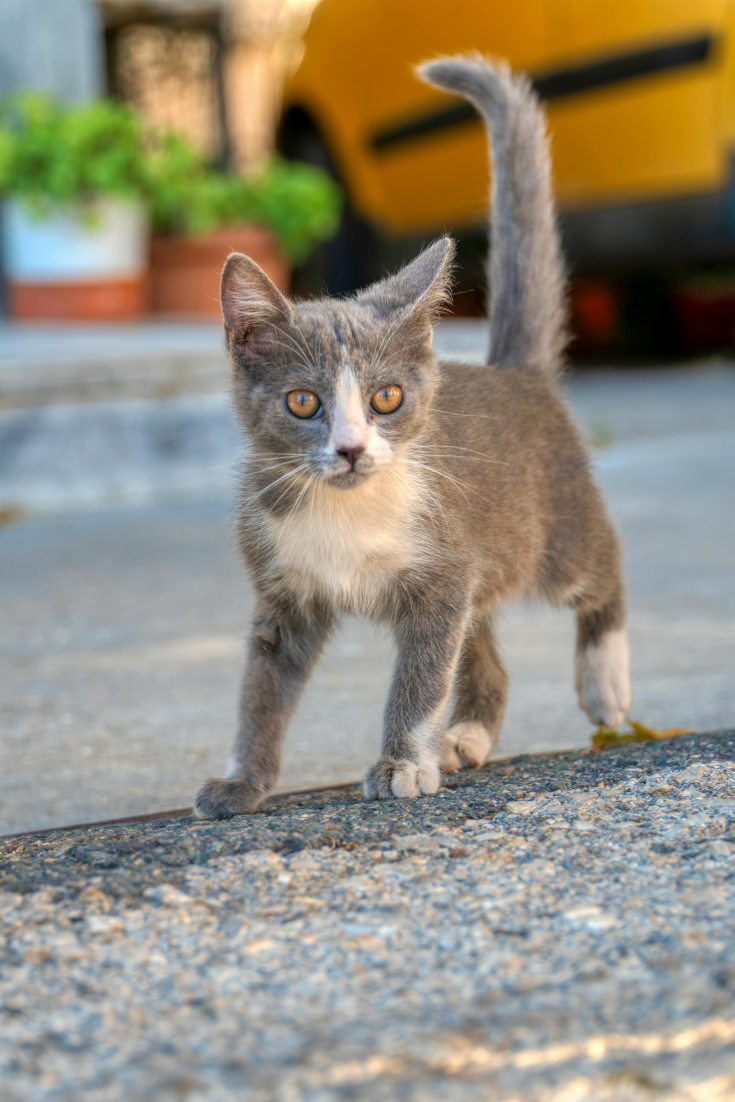
#> input picture Class_Codes/17_March_CV_MAMSADAF/pexels-alexravvas-26611787.jpg, 3671 x 5506 px, found by its file name (shown at 1/5 size)
$ jupyter execute laplacian.ipynb   (older library calls are emulated)
#> lines starting #> are read from the running program, lines starting #| are printed output that depends on the picture; after the words box and inside, x2 and y2 are one past the last pixel; in counts of white or black regions, pixels touching at a corner belong together
[cell 1]
import numpy as np
import cv2
import matplotlib.pyplot as plt

[cell 2]
img = cv2.imread('pexels-alexravvas-26611787.jpg', cv2.IMREAD_GRAYSCALE)
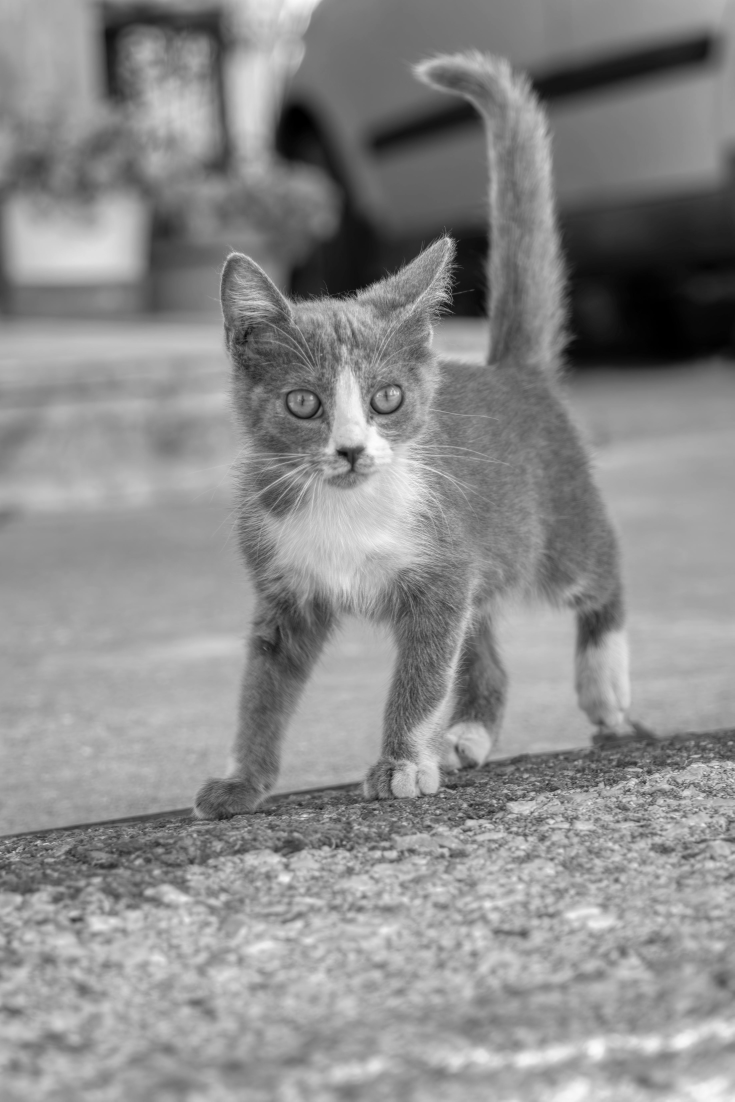
#> img: shape (5506, 3671) (shown at 1/5 size); min 0, max 255, mean 139.5
resized_img = cv2.resize(img, (500, 500))
resized_img2 = resized_img.copy()

[cell 3]
g_blur = cv2.GaussianBlur(resized_img, (5, 5), 1.4) # image, kernel size, sigma
canny_edges = cv2.Canny(g_blur, 100, 200, apertureSize=3) # image, lower threshold, upper threshold, size of Sobel kernel
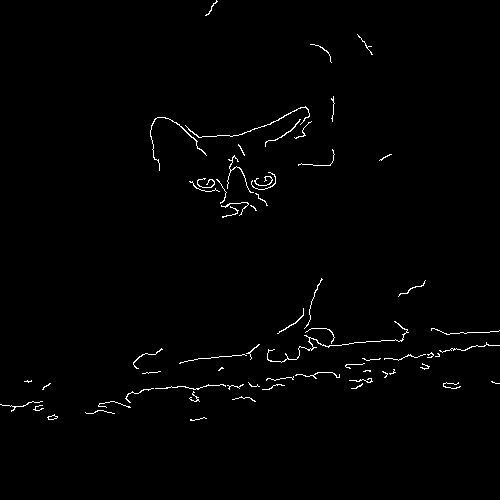
#> canny_edges: shape (500, 500); 1.1% white in thin lines or dots, all inside (x1, y1, x2, y2) = (0, 0, 500, 421)
laplacian_edges = cv2.Laplacian(g_blur,-1,ksize=5, scale=1, delta=0, borderType=cv2.BORDER_DEFAULT) # image, depth, kernel size, scale, delta, border type
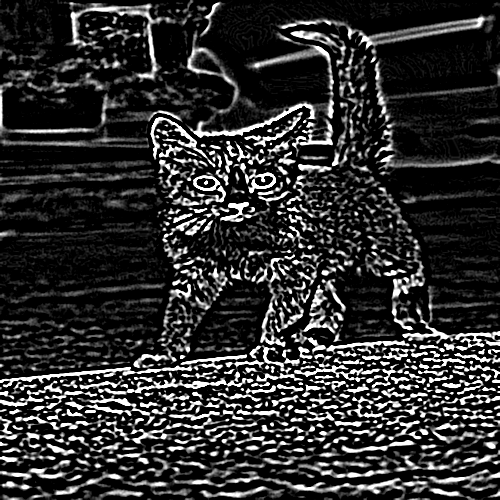
#> laplacian_edges: shape (500, 500); min 0, max 255, mean 47

[cell 4]
plt.figure(figsize=(10, 8))
plt.subplot(1, 3, 1)
plt.imshow(resized_img2, cmap='gray')
plt.title('Original Image')
plt.subplot(1, 3, 2)
plt.imshow(canny_edges, cmap='gray')
plt.title('Canny Edges')
plt.subplot(1, 3, 3)
plt.imshow(laplacian_edges, cmap='gray')
plt.title('Laplacian Edges')
plt.show()

[cell 5]
pos4 = np.array([[0, 1, 0],
                [1, -4, 1],
                [0, 1, 0]], dtype=np.float32)

neg4 = np.array([[0, -1, 0],
                [-1, 4, -1],
                [0, -1, 0]], dtype=np.float32)

pos8 = np.array([[1, 1, 1],
                [1, -8, 1],
                [1, 1, 1]], dtype=np.float32)

neg8 = np.array([[-1, -1, -1],
                [-1, 8, -1],
                [-1, -1, -1]], dtype=np.float32)

[cell 6]
lap_pos4 = cv2.filter2D(resized_img, -1, pos4) # image, depth means same output size as original, kernel
lap_neg4 = cv2.filter2D(resized_img, -1, neg4)
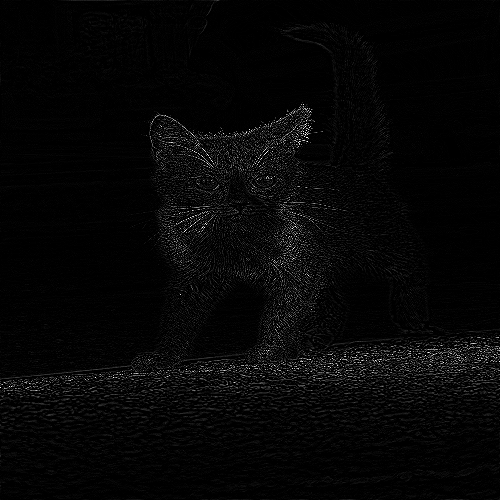
#> lap_neg4: shape (500, 500); min 0, max 255, mean 6.3
lap_pos8 = cv2.filter2D(resized_img, -1, pos8)
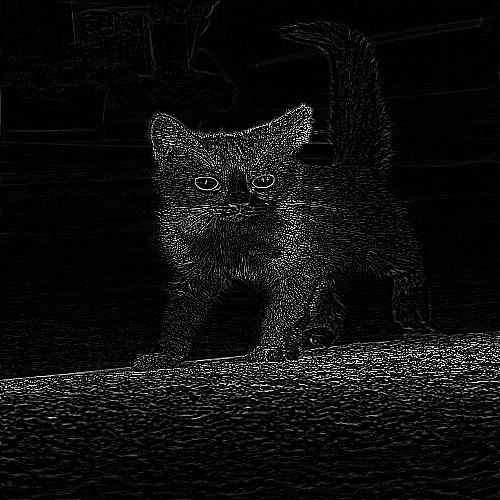
#> lap_pos8: shape (500, 500); min 0, max 255, mean 14.3
lap_neg8 = cv2.filter2D(resized_img, -1, neg8)
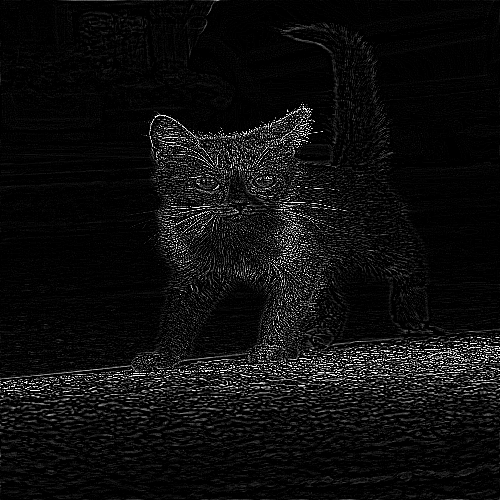
#> lap_neg8: shape (500, 500); min 0, max 255, mean 14.3

[cell 7]
titles = ['Original Image', 'Laplacian +4', 'Laplacian -4', 'Laplacian +8', 'Laplacian -8']
images = [resized_img, lap_pos4, lap_neg4, lap_pos8, lap_neg8]

for i in range(5):
    plt.subplot(2, 3, i+1)
    plt.imshow(images[i], cmap='gray')
    plt.title(titles[i])
    plt.axis('off')

plt.show()

# **Task 1 images with 3 output types**

[cell 8]
image16s = cv2.Laplacian(g_blur, cv2.CV_16S, ksize=5, scale=1, delta=0, borderType=cv2.BORDER_DEFAULT)
image32f = cv2.Laplacian(g_blur, cv2.CV_32F, ksize=5, scale=1, delta=0, borderType=cv2.BORDER_DEFAULT)
image8u = cv2.Laplacian(g_blur, cv2.CV_8U, ksize=5, scale=1, delta=0, borderType=cv2.BORDER_DEFAULT)

[cell 9]
plt.figure(figsize=(10,5))
plt.subplot(131)
plt.imshow(image16s, cmap='gray')
plt.title('Type CV_16S')
plt.axis('off')
plt.subplot(132)
plt.imshow(image32f, cmap='gray')
plt.title('Type CV_32F')
plt.axis('off')
plt.subplot(133)
plt.imshow(image8u, cmap='gray')
plt.title('Type CV_8U')
plt.axis('off')
plt.show()

# **Task 2 Border Types**

[cell 10]
#pad with consntant value (0)
constant = cv2.Laplacian(g_blur, cv2.CV_64F, ksize=5, scale=1, delta=0, borderType=cv2.BORDER_CONSTANT)
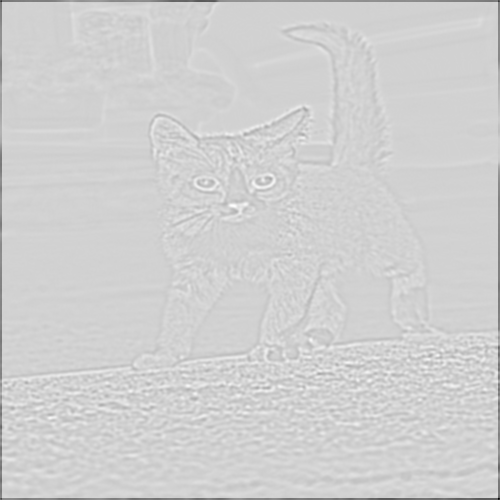
#> constant: shape (500, 500) float64; min -6974, max 1508, mean -38.6; drawn with min black and max white
#pad with replication of the last pixel
replicate = cv2.Laplacian(g_blur, cv2.CV_64F, ksize=5, scale=1, delta=0, borderType=cv2.BORDER_REPLICATE)
#pad with reflection(mirror) of the border pixels
reflect = cv2.Laplacian(g_blur, cv2.CV_64F, ksize=5, scale=1, delta=0, borderType=cv2.BORDER_REFLECT)
#pad with reflection(mirror) of the border pixels, but without repeating the last pixel
reflect_101 = cv2.Laplacian(g_blur, cv2.CV_64F, ksize=5, scale=1, delta=0, borderType=cv2.BORDER_REFLECT_101)

#OpenCV does NOT allow BORDER_WRAP directly in cv2.Laplacian()
#So we manually pad using copyMakeBorder
padded = cv2.copyMakeBorder(g_blur, 2, 2, 2, 2, borderType=cv2.BORDER_WRAP)
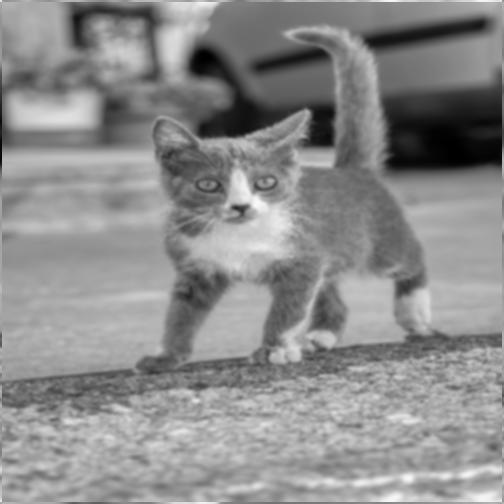
#> padded: shape (504, 504); min 0, max 249, mean 139.6
wrap = cv2.Laplacian(padded, cv2.CV_64F, ksize=5)
wrap = wrap[2:-2, 2:-2]  # crop back to original size
#> wrap: shape (500, 500) float64

# BORDER_TRANSPARENT is not properly supported in many filters like Laplacian
# So we simulate it by removing border influence
transparent = cv2.Laplacian(g_blur, cv2.CV_64F, ksize=5, borderType=cv2.BORDER_REFLECT)
# simulate transparent by ignoring borders
transparent[0:2, :] = 0
transparent[-2:, :] = 0
transparent[:, 0:2] = 0
transparent[:, -2:] = 0
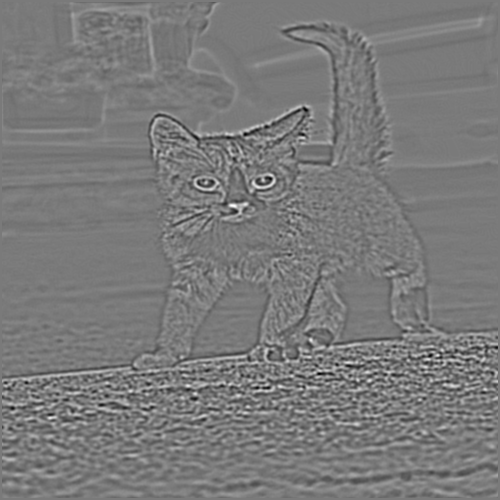
#> transparent: shape (500, 500) float64; min -1394, max 1508, mean 0.4; drawn with min black and max white

#used with ROI (Region of Interest) to ignore borders
isolated = cv2.Laplacian(g_blur, cv2.CV_64F, ksize=5, scale=1, delta=0, borderType=cv2.BORDER_ISOLATED)

[cell 11]
# kernel size = 5 → padding = 2
pad = 2

# Step 1: add constant border with value 155
padded = cv2.copyMakeBorder(
    g_blur,
    pad, pad, pad, pad,
    borderType=cv2.BORDER_CONSTANT,
    value=155
)

# Step 2: apply Laplacian
laplacian_155 = cv2.Laplacian(padded, cv2.CV_64F, ksize=5)
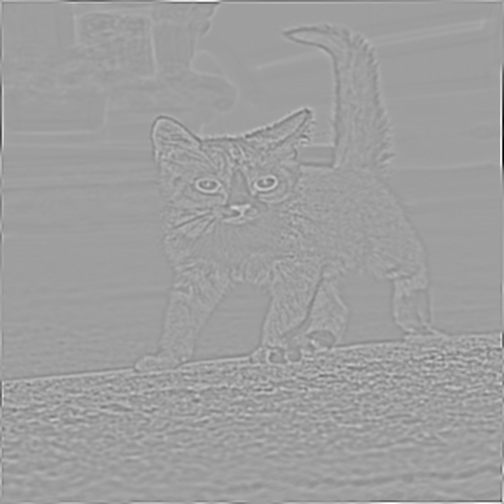
#> laplacian_155: shape (504, 504) float64; min -4704, max 2864, mean -0.5; drawn with min black and max white

# Step 3: crop back to original size
laplacian_155 = laplacian_155[pad:-pad, pad:-pad]
#> laplacian_155: shape (500, 500) float64

[cell 12]
plt.figure(figsize=(10, 10))
titles = ['BORDER_CONSTANT(value=0)','BORDER_CONSTANT(value=155)', 'BORDER_REPLICATE', 'BORDER_REFLECT', 'BORDER_REFLECT_101', 'BORDER_WRAP', 'BORDER_TRANSPARENT', 'BORDER_ISOLATED']
images = [constant, laplacian_155, replicate, reflect, reflect_101, wrap, transparent, isolated]
for i in range(8):
    plt.subplot(3, 3, i+1)
    plt.imshow(images[i], cmap='gray')
    plt.title(titles[i])
    plt.axis('off')
plt.tight_layout()
plt.show()
